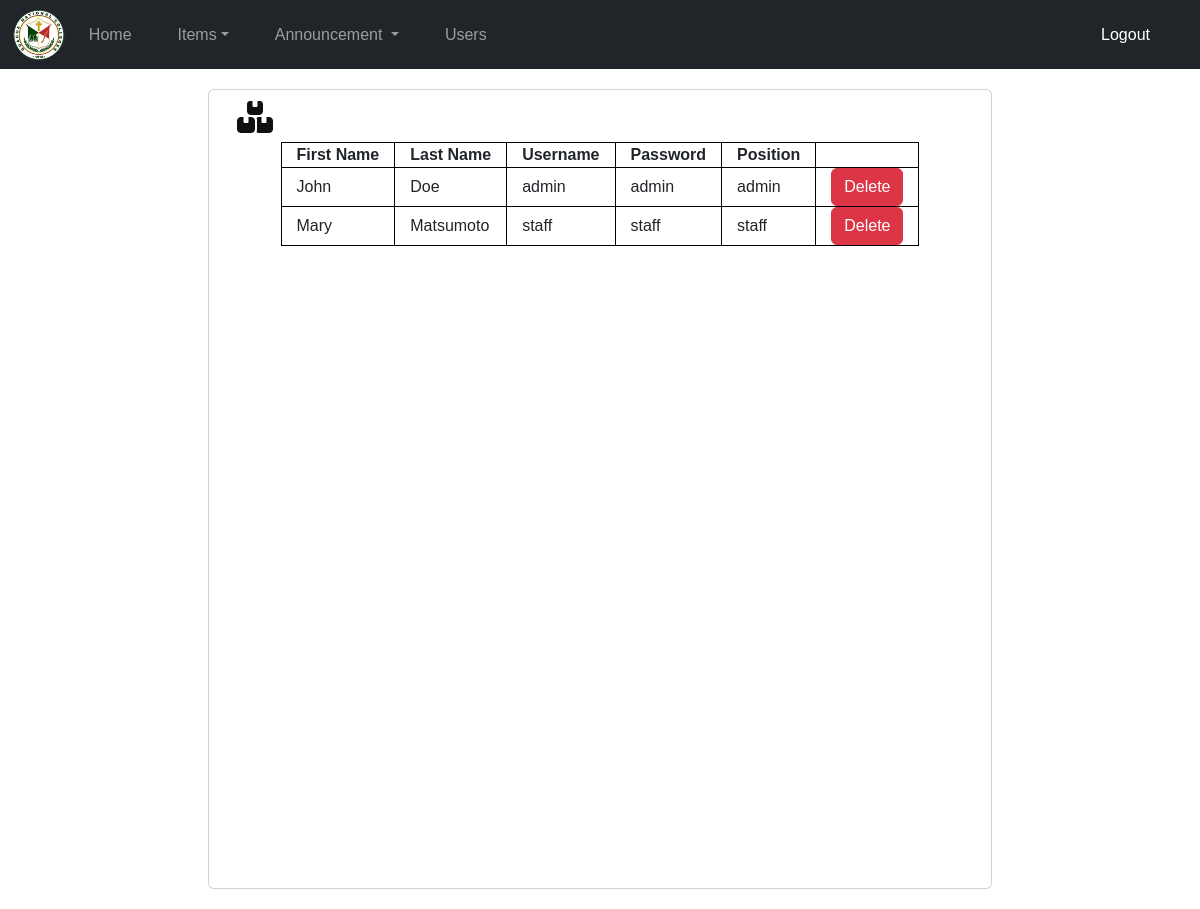
The app's page /ims_viewUsers.php with its own data.
### tables this page shows
CREATE TABLE `accounts` (
  `id` int(11) NOT NULL,
  `firstname` varchar(255) NOT NULL,
  `lastname` varchar(255) NOT NULL,
  `username` varchar(255) NOT NULL,
  `password` varchar(255) NOT NULL,
  `role` varchar(255) NOT NULL
);

### ims_viewUsers.php (the view, shortened to what this page needs)
<?php
require('includes/ims_headeradminadmin.php');
require('includes/ims_connection.php');
$run = mysqli_query($conn, "select * from `accounts`");
?>
<html lang="en">
<head>
    <link href="https://cdn.jsdelivr.net/npm/bootstrap@5.2.3/dist/css/bootstrap.min.css" rel="stylesheet">
    <link rel="stylesheet" href="includes/css/style.css">
    <link rel="stylesheet" href="https://cdnjs.cloudflare.com/ajax/libs/font-awesome/6.4.0/css/all.min.css">
</head>
<body>
    <div class="container">
        <div class="row">
            <div class="card" style="width: 50rem; height: 50rem">
                <div class="col-lg">
                    <div class="card-body">
                        <i class="fa-solid fa-boxes-stacked fa-2xl ml-3 mb-4" style="color: #0f100f;"></i>
                        <table align="center" border="1" cellspacing="0" cellpadding="0">
                            <tr class="heading">
                                <th>First Name</th>
                                <th>Last Name</th>
                                <th>Username</th>
                                <th>Password</th>
                                <th>Position</th>
                            </tr>
                            <?php
                                if ($num = mysqli_num_rows($run) > 0) {
                                    while ($result = mysqli_fetch_assoc($run)) {
                                        echo "
                                <tr class='data' style='border: 1px solid'>
                                <td>" . $result['firstname'] . "</td>
                                <td>" . $result['lastname'] . "</td>
                                <td>" . $result['username'] . "</td>
                                <td>" . $result['password'] . "</td>
                                <td>" . $result['role'] . "</td>
                                <td>
                                <a href='ims_deleteAdminUsers.php?id=" . $result['id'] . "' id='btn' class='btn btn-danger'>Delete</a>
                                </td>
                                </tr>";}
                                }
                            ?>
                        </table>
                    </div>
                </div>
            </div>
        </div>
    </div>
</html>

### includes/ims_headeradminadmin.php (shortened to what this page needs)
<!DOCTYPE html>
<html>
<link rel="stylesheet" href="https://cdn.jsdelivr.net/npm/bootstrap@5.2.3/dist/css/bootstrap.min.css">
<link rel="stylesheet" href="https://cdn.jsdelivr.net/npm/bootstrap@5.2.3/dist/js/bootstrap.bundle.min.js">
<link href="https://cdn.jsdelivr.net/npm/bootstrap@5.0.2/dist/css/bootstrap.min.css" rel="stylesheet"
>
<link rel="stylesheet" href="includes/css/style.css">
<head>
</head>
<body>
    <nav class="navbar navbar-expand-lg navbar-dark bg-dark">
        <div class="container-fluid">
            <img src="includes/img/Logoo.png" class="GNC_Logo"></img>
            <div class="collapse navbar-collapse" id="navbarSupportedContent">
                <ul class="navbar-nav me-auto mb-2 mb-lg-0">
                    <li class="nav-item">
                        <a class="nav-link" aria-current="page" href="ims_adminadmin.php">Home</a>
                    </li>
                    <li class="nav-item dropdown">
                        <a class="nav-link dropdown-toggle" href="ims_addItems.php" id="navbarDropdown" role="button"
                            data-bs-toggle="dropdown" aria-expanded="false">Items</a>
                    </li>
                    <li class="nav-item dropdown">
                        <a class="nav-link dropdown-toggle" href="#" id="navbarDropdown" role="button"
                            data-bs-toggle="dropdown" aria-expanded="false">
                            Announcement
                        </a>
                    <li class="nav-item">
                        <a class="nav-link" href="ims_addUser.php">Users</a>
                    </li>
                    </li>
                </ul>
            </div>
        </div>
        <div class="nav-item">
            <a class="nav-link logout" style="margin-right: 50px; color:white;" href="login.html">Logout</a>
        </div>
    </nav>
</body>
</html>

### includes/css/style.css (style rules this page uses)
body { font-family: Arial, sans-serif; margin: 0; padding: 0; }
.container { max-width: 800px; margin: 0 auto; padding: 20px; }
.GNC_Logo { width : 5% ; float : left; display: flex; }
nav { background-color: #333; color: #fff; padding: 10px; text-align: center; }
nav ul { list-style: none; margin: 0; padding: 0; display: flex; justify-content: center; }
nav li { margin: 0 15px; }
nav a { color: #fff; text-decoration: none; padding: 5px 10px; }

### ims_viewUsers.php (style rules this page uses)
table, th, td { border: 1px solid black; }
th, td { padding-left: 15px; padding-right: 15px; }

### records on screen
accounts: firstname "John", lastname "Doe", username "admin", password "admin", role "admin"
accounts: firstname "Mary", lastname "Matsumoto", username "staff", password "staff", role "staff"
